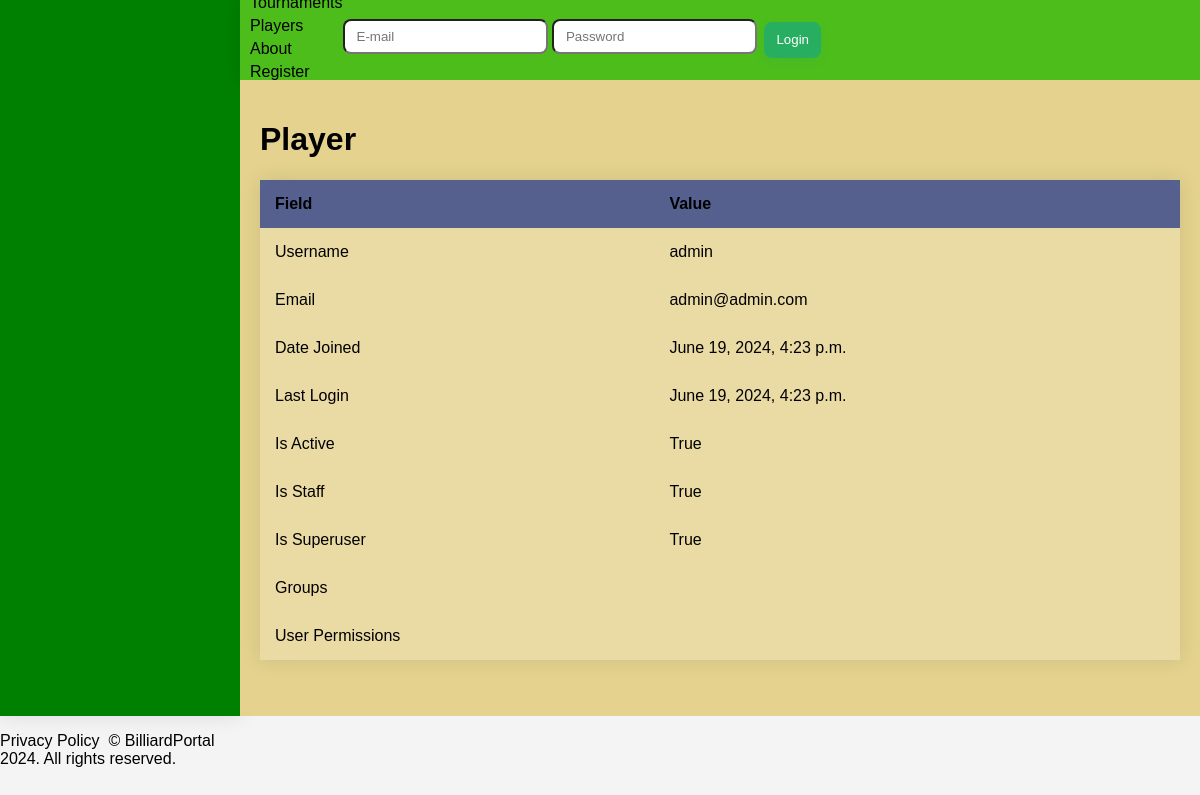
The app's page /player/1/, older data.
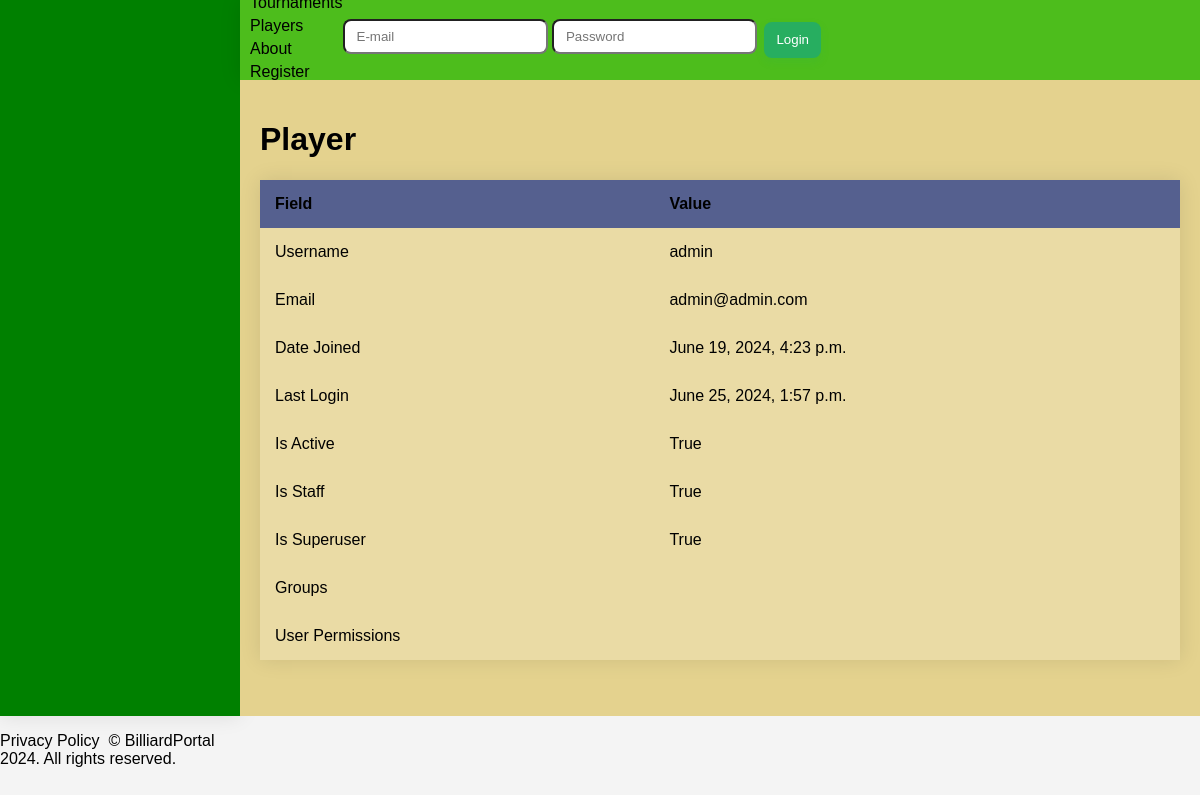
The same page, newer data.
### core/models.py (models this page shows)
class Player(AbstractUser):
    email = models.EmailField(('email address'), unique=True)
    USERNAME_FIELD = 'email'
    REQUIRED_FIELDS = ['username']

### templates/player/player_detail.html (shortened to what this page needs)
{% extends "base.html" %}
{% block main_space %}
<h1>Player</h1>
<table>
    <thead>
        <tr>
            <th class="l">Field</th>
            <th class="r">Value</th>
        </tr>
    </thead>
    <tbody>
        <tr>
            <td class="l">Username</td>
            <td class="r">{{ player.username }}</td>
        </tr>
        <tr>
            <td class="l">Email</td>
            <td class="r">{{ player.email }}</td>
        </tr>
        <tr>
            <td class="l">Date Joined</td>
            <td class="r">{{ player.date_joined }}</td>
        </tr>
        <tr>
            <td class="l">Last Login</td>
            <td class="r">{{ player.last_login }}</td>
        </tr>
        <tr>
            <td class="l">Is Active</td>
            <td class="r">{{ player.is_active }}</td>
        </tr>
        <tr>
            <td class="l">Is Staff</td>
            <td class="r">{{ player.is_staff }}</td>
        </tr>
        <tr>
            <td class="l">Is Superuser</td>
            <td class="r">{{ player.is_superuser }}</td>
        </tr>
        <tr>
            <td class="l">Groups</td>
            <td class="r">
            </td>
        </tr>
        <tr>
            <td class="l">User Permissions</td>
            <td class="r">
            </td>
        </tr>
    </tbody>
</table>
{% endblock main_space %}

Row changes from the older to the newer data that the page shows:
changed Player "admin": last_login "June 19, 2024, 4:23 p.m." → "June 25, 2024, 1:57 p.m."
